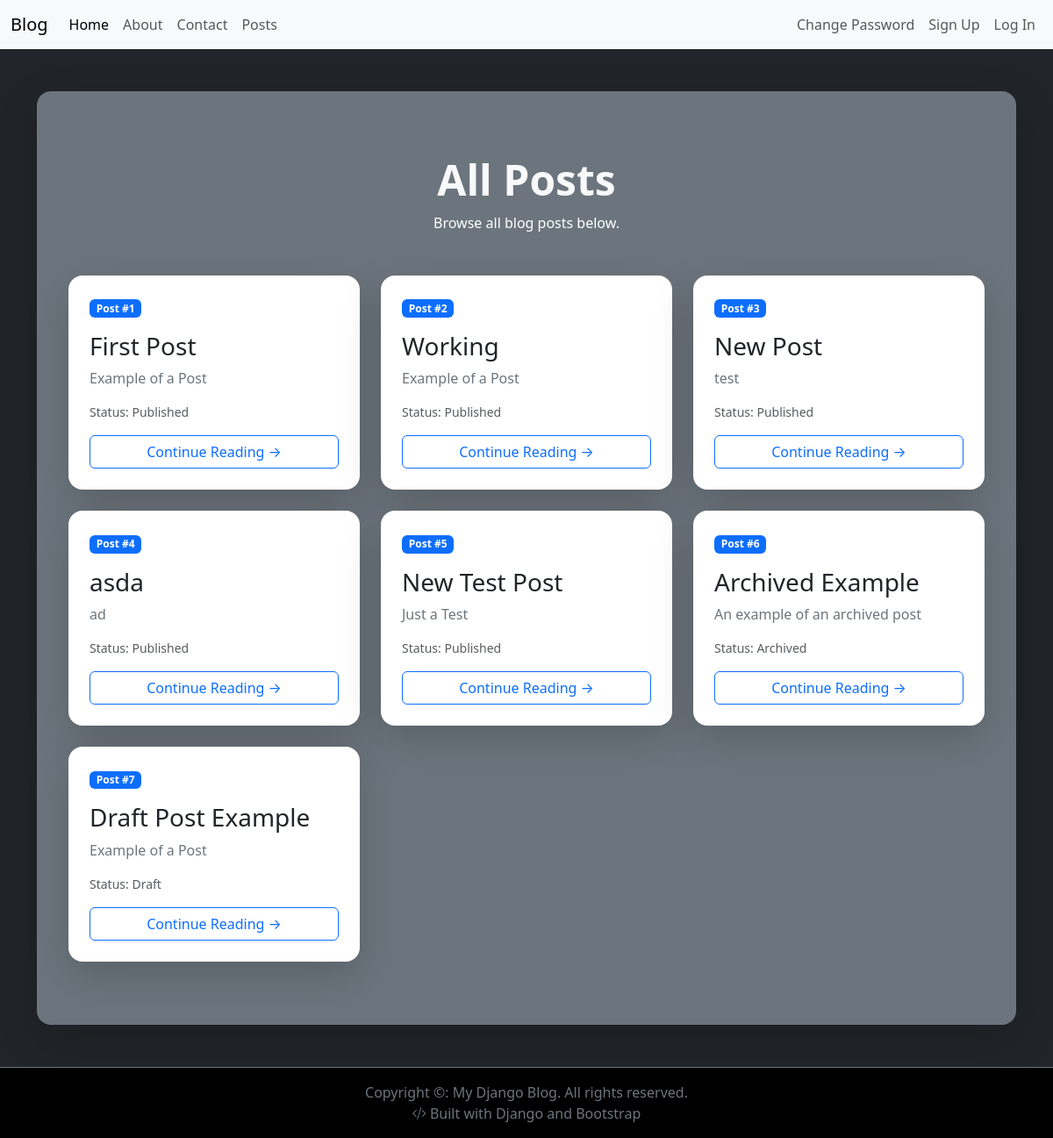
/posts/, run on the app's committed database.
### posts/models.py (models this page shows, shortened)
class Post(models.Model):
    title = models.CharField(max_length=128)
    subtitle = models.CharField(max_length=256)
    body = models.TextField()
    created_on = models.DateTimeField(auto_now_add=True)
    author = models.ForeignKey(
        get_user_model(),
        on_delete=models.CASCADE
    )
    status = models.ForeignKey(
        Status,
        on_delete=models.DO_NOTHING
    )

class Status (models.Model): # This creates a new database table called "Status"
    class Meta: # This inner class is used to configure model options
        verbose_name_plural = "Status" # This changes the plural name in the admin panel to "Status" instead of "Statuss"
    name = models.CharField(max_length=128, unique=True)
    description = models.TextField(max_length=200, help_text="Write a description of the status")
    def __str__(self): # This method defines how the Status object is displayed as a string (e.g., in the admin panel)
        return f"{self.name}" # This will show the name of the status when you look at it in the admin panel or when you print it

### posts/views.py (the view)
# urls.py: path("", PostListView.as_view(), name="post_list"),
class PostListView(ListView):
    template_name = "posts/list.html"
    model = Post
    context_object_name = "posts"

### templates/posts/list.html (shortened to what this page needs)
{% extends 'base.html' %}
{% block content %}
<div class="container py-5">
    <div class="text-center mb-5">
        <h1 class="display-5 fw-bold">All Posts</h1>
        <p class="text-secondary text-white">Browse all blog posts below.</p>
    </div>
    <div class="row g-4">
        {% for post in posts %}
        <div class="col-md-6 col-lg-4">
            <div class="card h-100 shadow-lg border-0 rounded-4">
                <div class="card-body p-4">
                    <span class="badge bg-primary mb-3">
                        Post #{{ post.id }}
                    </span>
                    <h3 class="card-title">
                        {{ post.title }}
                    </h3>
                    <p class="card-text text-secondary">
                        {{ post.subtitle }}
                    </p>
                    <p class="small text-muted">
                        Status: {{ post.status }}
                    </p>
                    <a href="{% url 'post_detail' post.id %}" class="btn btn-outline-primary w-100">
                        Continue Reading →
                    </a>
                </div>
            </div>
        </div>
        {% empty %}
        <div class="col-12">
            <div class="alert alert-warning text-center">
                No posts found.
            </div>
        </div>
        {% endfor %}
    </div>
</div>
{% endblock content %}

### templates/base.html (shortened to what this page needs)
<!DOCTYPE html>
<html lang="en">
<head>
    <link href="https://cdn.jsdelivr.net/npm/bootstrap@5.3.8/dist/css/bootstrap.min.css"
          rel="stylesheet"
>
    <link rel="stylesheet"
          href="https://cdn.jsdelivr.net/npm/bootstrap-icons@1.11.3/font/bootstrap-icons.css">
</head>
<body class="bg-dark text-light d-flex flex-column min-vh-100">
    {% include 'navbar.html' %}
    <main class="flex-grow-1">
        <div class="container my-5">
            <div class="card bg-secondary text-light shadow-lg border-0 rounded-4">
                <div class="card-body p-4">
                    {% block content %}{% endblock %}
                </div>
            </div>
        </div>
    </main>
    <footer class="bg-black text-center text-secondary py-3 mt-auto border-top border-secondary">
        <div class="container">
            <p class="mb-0">
                Copyright &copy: {{ current_year }} My Django Blog. All rights reserved.
                <br>
                <i class="bi bi-code-slash"></i>
                Built with Django and Bootstrap
            </p>
        </div>
    </footer>
</body>
</html>

### templates/navbar.html (shortened to what this page needs)
<nav class="navbar navbar-expand-lg bg-body-tertiary">
  <div class="container-fluid">
    <a class="navbar-brand" href="{% url 'home' %}">Blog</a>
    <div class="collapse navbar-collapse" id="navbarNavDropdown">
      <ul class="navbar-nav">
        <li class="nav-item">
          <a class="nav-link active" href="{% url 'home' %}">Home</a>
        </li>
        <li class="nav-item">
          <a class="nav-link" href="{% url 'about' %}">About</a>
        </li>
        <li class="nav-item">
          <a class="nav-link" href="{% url 'contact' %}">Contact</a>
        </li>
        <li class="nav-item">
          <a class="nav-link" href="{% url 'post_list' %}">Posts</a>
        </li>
      </ul>
      <ul class="navbar-nav ms-auto">
        <li class="nav-item">
          <a href="{% url 'password_change' %}" class="nav-link">Change Password</a>
        </li>
        {% if user.is_authenticated %}
        <li class="nav-item">
            <span class="badge text-bg-info">{{ user.username }}</span>
          <form action="{% url 'logout' %}" method="post" class="d-inline">
            {% csrf_token %}
            <button type="submit" class="btn btn-danger btn-sm ms-2">
              Log Out
            </button>
          </form>
        </li>
        {% else %}
        <li class="nav-item">
          <a class="nav-link" href="{% url 'signup' %}">Sign Up</a>
        </li>
        <li class="nav-item">
          <a class="nav-link" href="{% url 'login' %}">Log In</a>
        </li>
        {% endif %}
      </ul>
    </div>
  </div>
</nav>

### data on the page
Post: id "1", title "First Post", subtitle "Example of a Post", status "Published"
Post: id "2", title "Working", subtitle "Example of a Post", status "Published"
Post: id "3", title "New Post", subtitle "test", status "Published"
Post: id "4", title "asda", subtitle "ad", status "Published"
Post: id "5", title "New Test Post", subtitle "Just a Test", status "Published"
Post: id "6", title "Archived Example", subtitle "An example of an archived post", status "Archived"
Post: id "7", title "Draft Post Example", subtitle "Example of a Post", status "Draft"
